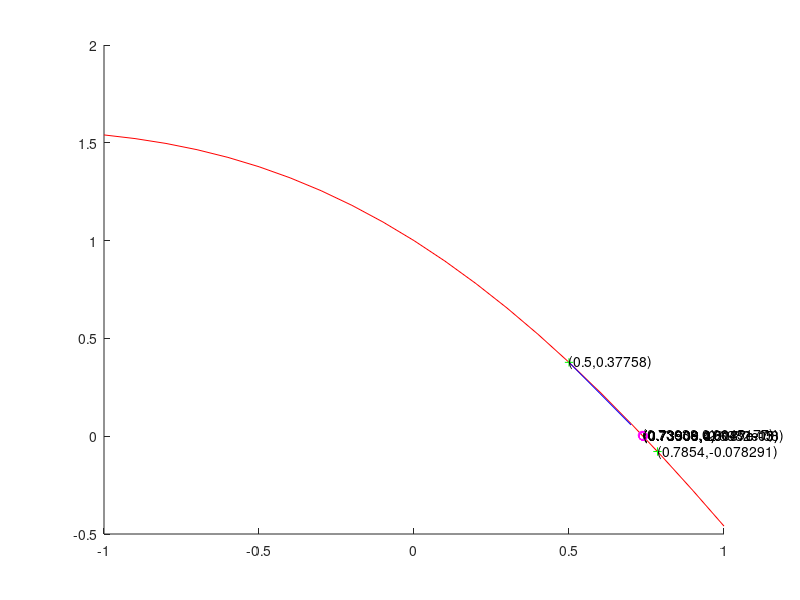

This chart was generated by the following MATLAB code:
%METODO SECANTE
%ALUMNO: LUNA INFANTES FABRICIO
clc;
format long; %formato para que aparezcan hasta 15 decimales 
aprox1=0.5; %primera aproximacion
aprox2=pi/4; %segundaa aproximacion
tol=1; %tolerancia
iter=16; %numero maximo de iteraciones
i=2; %contador de iteraciones

function[const,pendiente]=calcularconstante(ab1,ord1,ab2,ord2)%encuentra la la pendiente de la recta que pasa por aproximaciones
  pendiente=(ord2-ord1)/(ab2-ab1);
  const=ord1-pendiente*ab1;
  return
endfunction

function[result1]=funcionlineal(d,const,pendiente)%calcula la recta que pasa por aprox iniciales
  result1=pendiente*d + const;
  return
endfunction

function[result]=funct(x) %funcion que se desea averiguar la aproximacion
  result=cos(x)-x;
return
endfunction

c=-1:0.1:1;%intervalo para graficar la funcion
 hold on
 plot(c,funct(c),'r-');%grafica la funcion en el intervalo
 d=aprox1:0.1:aprox2; %grafica la recta que pasa por las aprox iniciales
  [const,pendiente]=calcularconstante(aprox1,funct(aprox1),aprox2,funct(aprox2));
  plot(d,funcionlineal(d,const,pendiente),'b-');
 plot(aprox1,funct(aprox1),'g+');%grafica las aproximaciones iniciales
 text(aprox1,funct(aprox1),strcat("(",num2str(aprox1),",",num2str(funct(aprox1)),")"));
 plot(aprox2,funct(aprox2),'g+');
 text(aprox2,funct(aprox2),strcat("(",num2str(aprox2),",",num2str(funct(aprox2)),")"));

q0=funct(aprox1); %evalua la primera aproximacion en la funcion y se le asigna a otra variable
q1=funct(aprox2);%evalua la segunda aproximacion en la funcion y se le asigna a otra variable

while(i<=iter)
  p=aprox2-(q1*(aprox2-aprox1))/(q1-q0); %se halla el valor de la nueva aproximacion
  if(abs(p-aprox2)<tol) 
    disp(p); %imprime las aproximaciones
    plot(p,funct(p),'mo');%grafica el punto aproximado de color magenta
    text(p,funct(p),strcat("(",num2str(p),",",num2str(funct(p)),")"));
    pause(0.8);%para graficar la aproximacion de manera lenta
  endif
  i=i+1; %el contador aumenta
  aprox1=aprox2; %la primera aproximacion inicial toma el valor de la segunda
  q0=q1;
  aprox2=p;%la segunda aproximacion inicial toma el valor de la nueva aproximacion
  q1=funct(p);
endwhile
fprintf('El metodo fracaso despues de %d', iter); %muestra el numero de iteraciones
fprintf(' iteraciones');
hold off
